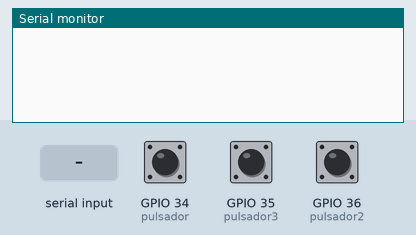
Bench run of a sketch on a simulated ESP32. Shown: the last lines printed to the serial monitor. The inputs (shaded band) are chosen by the test bench; at power-on: GPIO 34 (pulsador) LOW, GPIO 35 (pulsador3) LOW, GPIO 36 (pulsador2) LOW.

Above: at 1.2 s.
1.3 s: GPIO 34 (pulsador) pulled HIGH for 0.15 s
At 1.9 s:
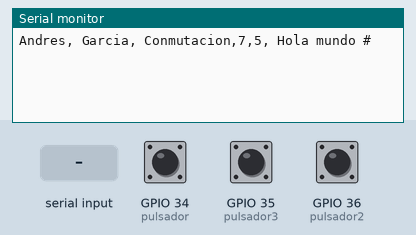
2.9 s: GPIO 35 (pulsador3) pulled HIGH for 0.15 s
At 4.1 s:
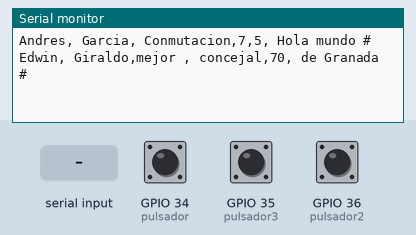
4.5 s: GPIO 36 (pulsador2) pulled HIGH for 0.15 s
At 5.5 s:
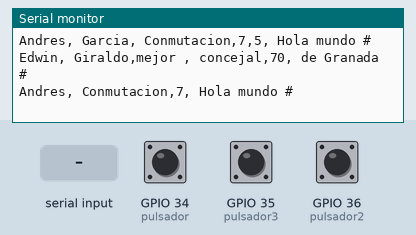
6.1 s: "1\n" received over the second serial link
At 6.8 s:
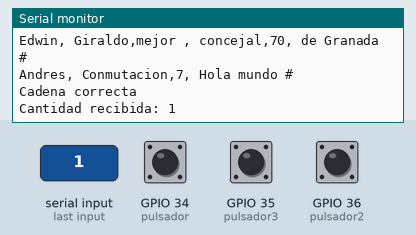
7.6 s: "0\n" received over the second serial link
At 7.9 s:
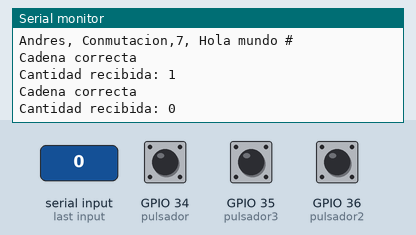

Measured:
- after the input at 1.3 s, the serial monitor: prints a new line at once (image 1)
- after the input at 2.9 s, the serial monitor: prints a new line at once (image 2)
- after the input at 4.5 s, the serial monitor: prints a new line at once (image 3)
- after the input at 6.1 s, the serial monitor: prints a new line at once (image 4)
- after the input at 7.6 s, the serial monitor: prints a new line at once (image 5)

The sketch:

MODULO_BLUETOOTH.ino
```cpp
#define pulsador 34
#define pulsador2 36
#define pulsador3 35
String info = "";
String dato = "";
String datoaux = "";
void setup()
{
  pinMode(pulsador, INPUT);
  pinMode(pulsador2, INPUT);
  pinMode(pulsador3, INPUT);
  Serial1.begin(9600);
  Serial.begin(9600);
}

void loop()
{
  if (Serial1.available())
  {
    dato = Serial1.readStringUntil('\n');
    if (dato == "ERROR CADENA INCORRECTA") {
      Serial.println("Error cadena incorrecta");
      dato = "0";
    } else {
      datoaux = dato;
      Serial.println("Cadena correcta");
    }
    Serial.print("Cantidad recibida: ");
    Serial.println(dato);
  }
  if (digitalRead(pulsador) == HIGH ) {
    info = "7";
    Serial1.println("Andres, Garcia, Conmutacion, " + info + ",5, Hola mundo " + '#');
    Serial.println("Andres, Garcia, Conmutacion," + info + ",5, Hola mundo " + '#');
    while (digitalRead(pulsador) == 1);
  }

  if (digitalRead(pulsador3) == HIGH ) {
    info = "concejal";
    Serial1.println("Edwin, Giraldo,mejor , " + info + ",70, de Granada " + '#');
    Serial.println("Edwin, Giraldo,mejor , " + info + ",70, de Granada " + '#');
    while (digitalRead(pulsador3) == 1);
  }

  if (digitalRead(pulsador2) == HIGH) {
    info = "7";
    Serial1.println("Andres, Conmutacion," + info + ", Hola mundo " + '#');
    Serial.println("Andres, Conmutacion," + info + ", Hola mundo " + '#');
    while (digitalRead(pulsador2) == 1);
  }
}
```
